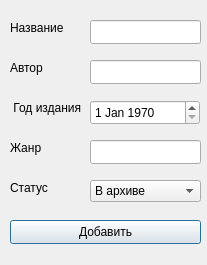
<?xml version="1.0" encoding="UTF-8"?>
<ui version="4.0">
 <class>AddBook</class>
 <widget class="QDialog" name="AddBook">
  <property name="geometry">
   <rect>
    <x>0</x>
    <y>0</y>
    <width>207</width>
    <height>265</height>
   </rect>
  </property>
  <property name="windowTitle">
   <string>Dialog</string>
  </property>
  <widget class="QPushButton" name="addButton">
   <property name="geometry">
    <rect>
     <x>10</x>
     <y>220</y>
     <width>191</width>
     <height>24</height>
    </rect>
   </property>
   <property name="text">
    <string>Добавить</string>
   </property>
  </widget>
  <widget class="QLineEdit" name="bookLine">
   <property name="geometry">
    <rect>
     <x>90</x>
     <y>20</y>
     <width>111</width>
     <height>24</height>
    </rect>
   </property>
  </widget>
  <widget class="QLineEdit" name="autorLine">
   <property name="geometry">
    <rect>
     <x>90</x>
     <y>60</y>
     <width>111</width>
     <height>24</height>
    </rect>
   </property>
  </widget>
  <widget class="QLabel" name="label">
   <property name="geometry">
    <rect>
     <x>10</x>
     <y>20</y>
     <width>81</width>
     <height>16</height>
    </rect>
   </property>
   <property name="text">
    <string>Название</string>
   </property>
  </widget>
  <widget class="QLabel" name="label_2">
   <property name="geometry">
    <rect>
     <x>10</x>
     <y>60</y>
     <width>49</width>
     <height>16</height>
    </rect>
   </property>
   <property name="text">
    <string>Автор</string>
   </property>
  </widget>
  <widget class="QLabel" name="label_3">
   <property name="geometry">
    <rect>
     <x>10</x>
     <y>100</y>
     <width>71</width>
     <height>16</height>
    </rect>
   </property>
   <property name="text">
    <string> Год издания</string>
   </property>
  </widget>
  <widget class="QLabel" name="label_4">
   <property name="geometry">
    <rect>
     <x>10</x>
     <y>140</y>
     <width>49</width>
     <height>16</height>
    </rect>
   </property>
   <property name="text">
    <string>Жанр</string>
   </property>
  </widget>
  <widget class="QDateEdit" name="dateEdit">
   <property name="geometry">
    <rect>
     <x>90</x>
     <y>100</y>
     <width>110</width>
     <height>25</height>
    </rect>
   </property>
   <property name="dateTime">
    <datetime>
     <hour>18</hour>
     <minute>0</minute>
     <second>0</second>
     <year>1970</year>
     <month>1</month>
     <day>1</day>
    </datetime>
   </property>
   <property name="date">
    <date>
     <year>1970</year>
     <month>1</month>
     <day>1</day>
    </date>
   </property>
  </widget>
  <widget class="QLineEdit" name="genreLine">
   <property name="geometry">
    <rect>
     <x>90</x>
     <y>140</y>
     <width>111</width>
     <height>24</height>
    </rect>
   </property>
  </widget>
  <widget class="QComboBox" name="comboBox">
   <property name="geometry">
    <rect>
     <x>90</x>
     <y>180</y>
     <width>111</width>
     <height>22</height>
    </rect>
   </property>
   <item>
    <property name="text">
     <string>В архиве</string>
    </property>
   </item>
   <item>
    <property name="text">
     <string>Утеряна</string>
    </property>
   </item>
   <item>
    <property name="text">
     <string>Забрали</string>
    </property>
   </item>
  </widget>
  <widget class="QLabel" name="label_5">
   <property name="geometry">
    <rect>
     <x>10</x>
     <y>180</y>
     <width>49</width>
     <height>16</height>
    </rect>
   </property>
   <property name="text">
    <string>Статус</string>
   </property>
  </widget>
 </widget>
 <resources/>
 <connections/>
</ui>
